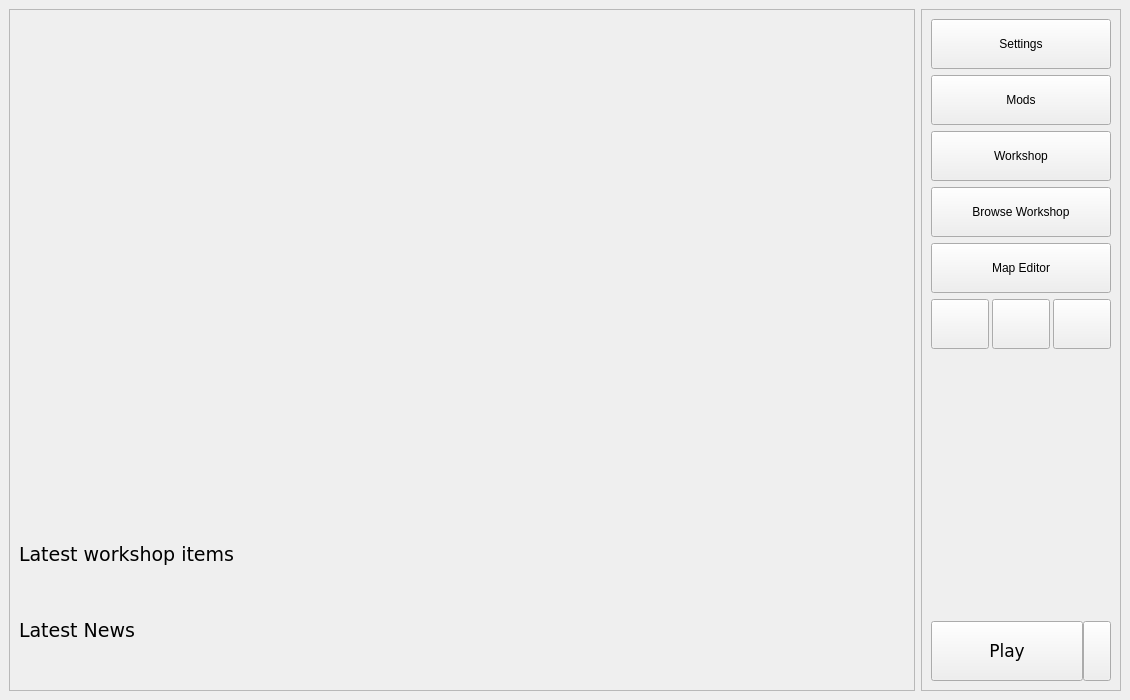
<?xml version="1.0" encoding="UTF-8"?>
<ui version="4.0">
 <class>LauncherMainWindow</class>
 <widget class="QMainWindow" name="LauncherMainWindow">
  <property name="windowModality">
   <enum>Qt::WindowModality::ApplicationModal</enum>
  </property>
  <property name="geometry">
   <rect>
    <x>0</x>
    <y>0</y>
    <width>1130</width>
    <height>700</height>
   </rect>
  </property>
  <property name="minimumSize">
   <size>
    <width>750</width>
    <height>500</height>
   </size>
  </property>
  <property name="acceptDrops">
   <bool>false</bool>
  </property>
  <property name="windowTitle">
   <string>KeeperFX Launcher</string>
  </property>
  <property name="windowIcon">
   <iconset resource="../resources.qrc">
    <normaloff>:/res/img/horny-face.png</normaloff>:/res/img/horny-face.png</iconset>
  </property>
  <property name="windowOpacity">
   <double>1.000000000000000</double>
  </property>
  <property name="autoFillBackground">
   <bool>false</bool>
  </property>
  <widget class="QWidget" name="centralwidget">
   <layout class="QHBoxLayout" name="horizontalLayout">
    <item>
     <widget class="QScrollArea" name="scrollArea">
      <property name="font">
       <font/>
      </property>
      <property name="horizontalScrollBarPolicy">
       <enum>Qt::ScrollBarPolicy::ScrollBarAlwaysOff</enum>
      </property>
      <property name="widgetResizable">
       <bool>true</bool>
      </property>
      <widget class="QWidget" name="scrollAreaWidgetContents">
       <property name="geometry">
        <rect>
         <x>0</x>
         <y>0</y>
         <width>524</width>
         <height>480</height>
        </rect>
       </property>
       <layout class="QVBoxLayout" name="verticalLayout_2">
        <item>
         <widget class="QLabel" name="spinnerLabel">
          <property name="text">
           <string notr="true">&lt;SPINNER_PLACEHOLDER&gt;</string>
          </property>
          <property name="alignment">
           <set>Qt::AlignmentFlag::AlignCenter</set>
          </property>
         </widget>
        </item>
        <item>
         <widget class="QWidget" name="LogoWidget" native="true">
          <layout class="QGridLayout" name="gridLayout_2">
           <item row="0" column="0">
            <widget class="QLabel" name="label_7">
             <property name="sizePolicy">
              <sizepolicy hsizetype="Expanding" vsizetype="Expanding">
               <horstretch>0</horstretch>
               <verstretch>0</verstretch>
              </sizepolicy>
             </property>
             <property name="maximumSize">
              <size>
               <width>200</width>
               <height>200</height>
              </size>
             </property>
             <property name="text">
              <string/>
             </property>
             <property name="pixmap">
              <pixmap resource="../resources.qrc">:/res/img/horny-face.png</pixmap>
             </property>
             <property name="scaledContents">
              <bool>true</bool>
             </property>
             <property name="alignment">
              <set>Qt::AlignmentFlag::AlignCenter</set>
             </property>
             <property name="margin">
              <number>0</number>
             </property>
            </widget>
           </item>
          </layout>
         </widget>
        </item>
        <item>
         <widget class="QLabel" name="latestWorkshopItemsLabel">
          <property name="maximumSize">
           <size>
            <width>16777215</width>
            <height>40</height>
           </size>
          </property>
          <property name="font">
           <font>
            <family>Verdana</family>
            <pointsize>14</pointsize>
           </font>
          </property>
          <property name="text">
           <string comment="Header">Latest workshop items</string>
          </property>
          <property name="margin">
           <number>5</number>
          </property>
         </widget>
        </item>
        <item>
         <widget class="QWidget" name="KfxWorkshopItemList" native="true">
          <property name="font">
           <font/>
          </property>
          <layout class="QGridLayout" name="gridLayout">
           <property name="leftMargin">
            <number>1</number>
           </property>
           <property name="topMargin">
            <number>1</number>
           </property>
           <property name="rightMargin">
            <number>1</number>
           </property>
           <property name="bottomMargin">
            <number>9</number>
           </property>
           <property name="spacing">
            <number>3</number>
           </property>
           <item row="0" column="1">
            <widget class="QLabel" name="label_4">
             <property name="font">
              <font/>
             </property>
             <property name="text">
              <string notr="true">&lt;ITEM_PLACEHOLDER&gt;</string>
             </property>
            </widget>
           </item>
           <item row="0" column="0">
            <widget class="QLabel" name="label">
             <property name="font">
              <font/>
             </property>
             <property name="text">
              <string notr="true">&lt;ITEM_PLACEHOLDER&gt;</string>
             </property>
            </widget>
           </item>
           <item row="1" column="0">
            <widget class="QLabel" name="label_5">
             <property name="font">
              <font/>
             </property>
             <property name="text">
              <string notr="true">&lt;ITEM_PLACEHOLDER&gt;</string>
             </property>
            </widget>
           </item>
           <item row="1" column="1">
            <widget class="QLabel" name="label_6">
             <property name="font">
              <font/>
             </property>
             <property name="text">
              <string notr="true">&lt;ITEM_PLACEHOLDER&gt;</string>
             </property>
            </widget>
           </item>
          </layout>
         </widget>
        </item>
        <item>
         <widget class="QLabel" name="latestNewsLabel">
          <property name="maximumSize">
           <size>
            <width>16777215</width>
            <height>40</height>
           </size>
          </property>
          <property name="font">
           <font>
            <family>Verdana</family>
            <pointsize>14</pointsize>
           </font>
          </property>
          <property name="text">
           <string comment="Header">Latest News</string>
          </property>
          <property name="margin">
           <number>5</number>
          </property>
         </widget>
        </item>
        <item>
         <widget class="QWidget" name="KfxNewsList" native="true">
          <property name="font">
           <font/>
          </property>
          <layout class="QVBoxLayout" name="verticalLayout_3">
           <property name="spacing">
            <number>3</number>
           </property>
           <property name="leftMargin">
            <number>1</number>
           </property>
           <property name="topMargin">
            <number>1</number>
           </property>
           <property name="rightMargin">
            <number>1</number>
           </property>
           <property name="bottomMargin">
            <number>1</number>
           </property>
           <item>
            <widget class="QLabel" name="label_2">
             <property name="font">
              <font/>
             </property>
             <property name="text">
              <string notr="true">&lt;NEWS_PLACEHOLDER&gt;</string>
             </property>
            </widget>
           </item>
           <item>
            <widget class="QLabel" name="label_3">
             <property name="font">
              <font/>
             </property>
             <property name="text">
              <string notr="true">&lt;NEWS_PLACEHOLDER&gt;</string>
             </property>
            </widget>
           </item>
          </layout>
         </widget>
        </item>
       </layout>
      </widget>
     </widget>
    </item>
    <item>
     <widget class="QFrame" name="frame">
      <property name="minimumSize">
       <size>
        <width>200</width>
        <height>0</height>
       </size>
      </property>
      <property name="maximumSize">
       <size>
        <width>200</width>
        <height>16777215</height>
       </size>
      </property>
      <property name="font">
       <font/>
      </property>
      <property name="frameShape">
       <enum>QFrame::Shape::StyledPanel</enum>
      </property>
      <property name="frameShadow">
       <enum>QFrame::Shadow::Raised</enum>
      </property>
      <layout class="QVBoxLayout" name="verticalLayout">
       <item>
        <widget class="QPushButton" name="settingsButton">
         <property name="minimumSize">
          <size>
           <width>0</width>
           <height>50</height>
          </size>
         </property>
         <property name="font">
          <font/>
         </property>
         <property name="text">
          <string comment="Button">Settings</string>
         </property>
        </widget>
       </item>
       <item>
        <widget class="QPushButton" name="modsButton">
         <property name="minimumSize">
          <size>
           <width>0</width>
           <height>50</height>
          </size>
         </property>
         <property name="text">
          <string comment="Button">Mods</string>
         </property>
        </widget>
       </item>
       <item>
        <widget class="QPushButton" name="workshopButton">
         <property name="minimumSize">
          <size>
           <width>0</width>
           <height>50</height>
          </size>
         </property>
         <property name="font">
          <font/>
         </property>
         <property name="text">
          <string comment="Button">Workshop</string>
         </property>
        </widget>
       </item>
       <item>
        <widget class="QPushButton" name="browseWorkshopButton">
         <property name="minimumSize">
          <size>
           <width>0</width>
           <height>50</height>
          </size>
         </property>
         <property name="font">
          <font/>
         </property>
         <property name="text">
          <string comment="Button">Browse Workshop</string>
         </property>
         <property name="toolTip">
          <string comment="Tooltip">Browse and install workshop maps, campaigns and mods without leaving the launcher</string>
         </property>
        </widget>
       </item>
       <item>
        <widget class="QPushButton" name="unearthButton">
         <property name="minimumSize">
          <size>
           <width>0</width>
           <height>50</height>
          </size>
         </property>
         <property name="font">
          <font/>
         </property>
         <property name="text">
          <string comment="Button">Map Editor</string>
         </property>
         <property name="toolTip">
          <string comment="Tooltip">Create and edit maps with Unearth</string>
         </property>
        </widget>
       </item>
       <item>
        <widget class="QFrame" name="frame_2">
         <property name="minimumSize">
          <size>
           <width>0</width>
           <height>50</height>
          </size>
         </property>
         <layout class="QHBoxLayout" name="horizontalLayout_3">
          <property name="spacing">
           <number>3</number>
          </property>
          <property name="leftMargin">
           <number>0</number>
          </property>
          <property name="topMargin">
           <number>0</number>
          </property>
          <property name="rightMargin">
           <number>0</number>
          </property>
          <property name="bottomMargin">
           <number>0</number>
          </property>
          <item>
           <widget class="QPushButton" name="checkForUpdatesButton">
            <property name="minimumSize">
             <size>
              <width>0</width>
              <height>50</height>
             </size>
            </property>
            <property name="toolTip">
             <string comment="Button tooltip text">Check for updates</string>
            </property>
            <property name="icon">
             <iconset resource="../resources.qrc">
              <normaloff>:/res/img/update-icon.png</normaloff>:/res/img/update-icon.png</iconset>
            </property>
            <property name="iconSize">
             <size>
              <width>24</width>
              <height>24</height>
             </size>
            </property>
           </widget>
          </item>
          <item>
           <widget class="QPushButton" name="logFileButton">
            <property name="minimumSize">
             <size>
              <width>0</width>
              <height>50</height>
             </size>
            </property>
            <property name="font">
             <font/>
            </property>
            <property name="toolTip">
             <string comment="Button tooltip text">Open log file</string>
            </property>
            <property name="icon">
             <iconset resource="../resources.qrc">
              <normaloff>:/res/img/logfile-icon.png</normaloff>:/res/img/logfile-icon.png</iconset>
            </property>
            <property name="iconSize">
             <size>
              <width>24</width>
              <height>24</height>
             </size>
            </property>
           </widget>
          </item>
          <item>
           <widget class="QPushButton" name="openFolderButton">
            <property name="minimumSize">
             <size>
              <width>0</width>
              <height>50</height>
             </size>
            </property>
            <property name="toolTip">
             <string comment="Button tooltip text">Open game folder</string>
            </property>
            <property name="text">
             <string notr="true"/>
            </property>
            <property name="icon">
             <iconset resource="../resources.qrc">
              <normaloff>:/res/img/folder-icon.png</normaloff>:/res/img/folder-icon.png</iconset>
            </property>
            <property name="iconSize">
             <size>
              <width>24</width>
              <height>24</height>
             </size>
            </property>
           </widget>
          </item>
         </layout>
        </widget>
       </item>
       <item alignment="Qt::AlignmentFlag::AlignRight">
        <widget class="QFrame" name="frame_3">
         <property name="minimumSize">
          <size>
           <width>0</width>
           <height>24</height>
          </size>
         </property>
         <property name="maximumSize">
          <size>
           <width>16777215</width>
           <height>24</height>
          </size>
         </property>
         <property name="frameShape">
          <enum>QFrame::Shape::NoFrame</enum>
         </property>
         <property name="lineWidth">
          <number>0</number>
         </property>
         <layout class="QHBoxLayout" name="horizontalLayout_4">
          <property name="spacing">
           <number>4</number>
          </property>
          <property name="leftMargin">
           <number>6</number>
          </property>
          <property name="topMargin">
           <number>0</number>
          </property>
          <property name="rightMargin">
           <number>6</number>
          </property>
          <property name="bottomMargin">
           <number>0</number>
          </property>
          <item>
           <widget class="QPushButton" name="websiteButton">
            <property name="minimumSize">
             <size>
              <width>22</width>
              <height>22</height>
             </size>
            </property>
            <property name="maximumSize">
             <size>
              <width>22</width>
              <height>22</height>
             </size>
            </property>
            <property name="font">
             <font/>
            </property>
            <property name="toolTip">
             <string notr="true">KeeperFX.net</string>
            </property>
            <property name="styleSheet">
             <string notr="true">QPushButton {
	background: transparent;
	border: none;
}

QPushButton:hover {
	background: rgba(255,255,255,30);
}</string>
            </property>
            <property name="icon">
             <iconset resource="../resources.qrc">
              <normaloff>:/res/img/globe-icon.png</normaloff>:/res/img/globe-icon.png</iconset>
            </property>
            <property name="iconSize">
             <size>
              <width>16</width>
              <height>16</height>
             </size>
            </property>
           </widget>
          </item>
          <item>
           <widget class="QPushButton" name="discordButton">
            <property name="minimumSize">
             <size>
              <width>22</width>
              <height>22</height>
             </size>
            </property>
            <property name="maximumSize">
             <size>
              <width>22</width>
              <height>22</height>
             </size>
            </property>
            <property name="font">
             <font/>
            </property>
            <property name="toolTip">
             <string comment="Social button tooltip text">Discord - Keeper Klan (English)</string>
            </property>
            <property name="styleSheet">
             <string notr="true">QPushButton {
	background: transparent;
	border: none;
}

QPushButton:hover {
	background: rgba(255,255,255,30);
}</string>
            </property>
            <property name="icon">
             <iconset resource="../resources.qrc">
              <normaloff>:/res/img/discord-icon-white.png</normaloff>:/res/img/discord-icon-white.png</iconset>
            </property>
            <property name="iconSize">
             <size>
              <width>20</width>
              <height>20</height>
             </size>
            </property>
           </widget>
          </item>
         </layout>
        </widget>
       </item>
       <item>
        <widget class="QWidget" name="widget" native="true">
         <layout class="QVBoxLayout" name="verticalLayout_4">
          <property name="leftMargin">
           <number>5</number>
          </property>
          <property name="topMargin">
           <number>0</number>
          </property>
          <property name="rightMargin">
           <number>0</number>
          </property>
          <property name="bottomMargin">
           <number>0</number>
          </property>
          <item>
           <widget class="QWidget" name="widget_3" native="true">
            <property name="sizePolicy">
             <sizepolicy hsizetype="Preferred" vsizetype="Expanding">
              <horstretch>0</horstretch>
              <verstretch>0</verstretch>
             </sizepolicy>
            </property>
           </widget>
          </item>
          <item alignment="Qt::AlignmentFlag::AlignLeft">
           <widget class="QFrame" name="frame_4">
            <property name="frameShape">
             <enum>QFrame::Shape::NoFrame</enum>
            </property>
            <layout class="QHBoxLayout" name="horizontalLayout_5">
             <property name="spacing">
              <number>2</number>
             </property>
             <property name="leftMargin">
              <number>0</number>
             </property>
             <property name="topMargin">
              <number>0</number>
             </property>
             <property name="rightMargin">
              <number>0</number>
             </property>
             <property name="bottomMargin">
              <number>0</number>
             </property>
             <item>
              <widget class="QLabel" name="versionLabel">
               <property name="font">
                <font>
                 <pointsize>10</pointsize>
                </font>
               </property>
               <property name="styleSheet">
                <string notr="true">QLabel {
 color: #999;
}</string>
               </property>
               <property name="text">
                <string notr="true">&lt;VERSION&gt;</string>
               </property>
               <property name="alignment">
                <set>Qt::AlignmentFlag::AlignBottom|Qt::AlignmentFlag::AlignLeading|Qt::AlignmentFlag::AlignLeft</set>
               </property>
               <property name="margin">
                <number>0</number>
               </property>
               <property name="indent">
                <number>0</number>
               </property>
              </widget>
             </item>
             <item>
              <widget class="QLabel" name="versionUpdateSpinnerLabel">
               <property name="maximumSize">
                <size>
                 <width>16</width>
                 <height>16</height>
                </size>
               </property>
               <property name="font">
                <font>
                 <pointsize>10</pointsize>
                </font>
               </property>
               <property name="text">
                <string notr="true">&lt;SPINNER&gt;</string>
               </property>
              </widget>
             </item>
            </layout>
           </widget>
          </item>
         </layout>
        </widget>
       </item>
       <item>
        <widget class="QWidget" name="widget_2" native="true">
         <property name="minimumSize">
          <size>
           <width>0</width>
           <height>60</height>
          </size>
         </property>
         <property name="maximumSize">
          <size>
           <width>16777215</width>
           <height>60</height>
          </size>
         </property>
         <layout class="QHBoxLayout" name="horizontalLayout_2">
          <property name="spacing">
           <number>0</number>
          </property>
          <property name="leftMargin">
           <number>0</number>
          </property>
          <property name="topMargin">
           <number>0</number>
          </property>
          <property name="rightMargin">
           <number>0</number>
          </property>
          <property name="bottomMargin">
           <number>0</number>
          </property>
          <item>
           <widget class="QPushButton" name="playButton">
            <property name="minimumSize">
             <size>
              <width>0</width>
              <height>60</height>
             </size>
            </property>
            <property name="font">
             <font>
              <family>Verdana</family>
              <pointsize>13</pointsize>
             </font>
            </property>
            <property name="text">
             <string comment="Button">Play</string>
            </property>
            <property name="default">
             <bool>false</bool>
            </property>
            <property name="flat">
             <bool>false</bool>
            </property>
           </widget>
          </item>
          <item>
           <widget class="QPushButton" name="playExtraButton">
            <property name="minimumSize">
             <size>
              <width>28</width>
              <height>60</height>
             </size>
            </property>
            <property name="maximumSize">
             <size>
              <width>28</width>
              <height>16777215</height>
             </size>
            </property>
            <property name="font">
             <font>
              <pointsize>8</pointsize>
             </font>
            </property>
            <property name="icon">
             <iconset resource="../resources.qrc">
              <normaloff>:/res/img/caret-down.png</normaloff>:/res/img/caret-down.png</iconset>
            </property>
            <property name="iconSize">
             <size>
              <width>12</width>
              <height>12</height>
             </size>
            </property>
           </widget>
          </item>
         </layout>
        </widget>
       </item>
      </layout>
     </widget>
    </item>
   </layout>
  </widget>
 </widget>
 <resources>
  <include location="../resources.qrc"/>
 </resources>
 <connections/>
</ui>
